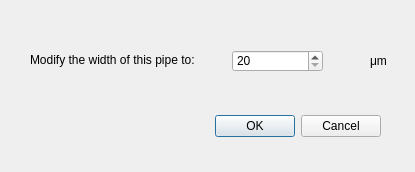
<?xml version="1.0" encoding="UTF-8"?>
<ui version="4.0">
 <class>UpdatePipeWidthDialog</class>
 <widget class="QDialog" name="UpdatePipeWidthDialog">
  <property name="geometry">
   <rect>
    <x>0</x>
    <y>0</y>
    <width>415</width>
    <height>172</height>
   </rect>
  </property>
  <property name="minimumSize">
   <size>
    <width>415</width>
    <height>172</height>
   </size>
  </property>
  <property name="maximumSize">
   <size>
    <width>415</width>
    <height>172</height>
   </size>
  </property>
  <property name="windowTitle">
   <string>Modify Width</string>
  </property>
  <property name="windowIcon">
   <iconset resource="qdarkstyle/style.qrc">
    <normaloff>:/qss_icons/rc/while.jpg</normaloff>:/qss_icons/rc/while.jpg</iconset>
  </property>
  <widget class="QDialogButtonBox" name="buttonBox">
   <property name="geometry">
    <rect>
     <x>190</x>
     <y>110</y>
     <width>191</width>
     <height>32</height>
    </rect>
   </property>
   <property name="orientation">
    <enum>Qt::Horizontal</enum>
   </property>
   <property name="standardButtons">
    <set>QDialogButtonBox::Cancel|QDialogButtonBox::Ok</set>
   </property>
  </widget>
  <widget class="QLabel" name="label">
   <property name="geometry">
    <rect>
     <x>30</x>
     <y>44</y>
     <width>181</width>
     <height>31</height>
    </rect>
   </property>
   <property name="text">
    <string>Modify the width of this pipe to: </string>
   </property>
  </widget>
  <widget class="QSpinBox" name="spinBox">
   <property name="geometry">
    <rect>
     <x>232</x>
     <y>50</y>
     <width>91</width>
     <height>22</height>
    </rect>
   </property>
   <property name="minimum">
    <number>20</number>
   </property>
   <property name="maximum">
    <number>9999999</number>
   </property>
  </widget>
  <widget class="QLabel" name="label_2">
   <property name="geometry">
    <rect>
     <x>370</x>
     <y>50</y>
     <width>41</width>
     <height>21</height>
    </rect>
   </property>
   <property name="text">
    <string>μm</string>
   </property>
  </widget>
 </widget>
 <resources>
  <include location="qdarkstyle/style.qrc"/>
 </resources>
 <connections>
  <connection>
   <sender>buttonBox</sender>
   <signal>accepted()</signal>
   <receiver>UpdatePipeWidthDialog</receiver>
   <slot>accept()</slot>
   <hints>
    <hint type="sourcelabel">
     <x>248</x>
     <y>254</y>
    </hint>
    <hint type="destinationlabel">
     <x>157</x>
     <y>274</y>
    </hint>
   </hints>
  </connection>
  <connection>
   <sender>buttonBox</sender>
   <signal>rejected()</signal>
   <receiver>UpdatePipeWidthDialog</receiver>
   <slot>reject()</slot>
   <hints>
    <hint type="sourcelabel">
     <x>316</x>
     <y>260</y>
    </hint>
    <hint type="destinationlabel">
     <x>286</x>
     <y>274</y>
    </hint>
   </hints>
  </connection>
 </connections>
</ui>
